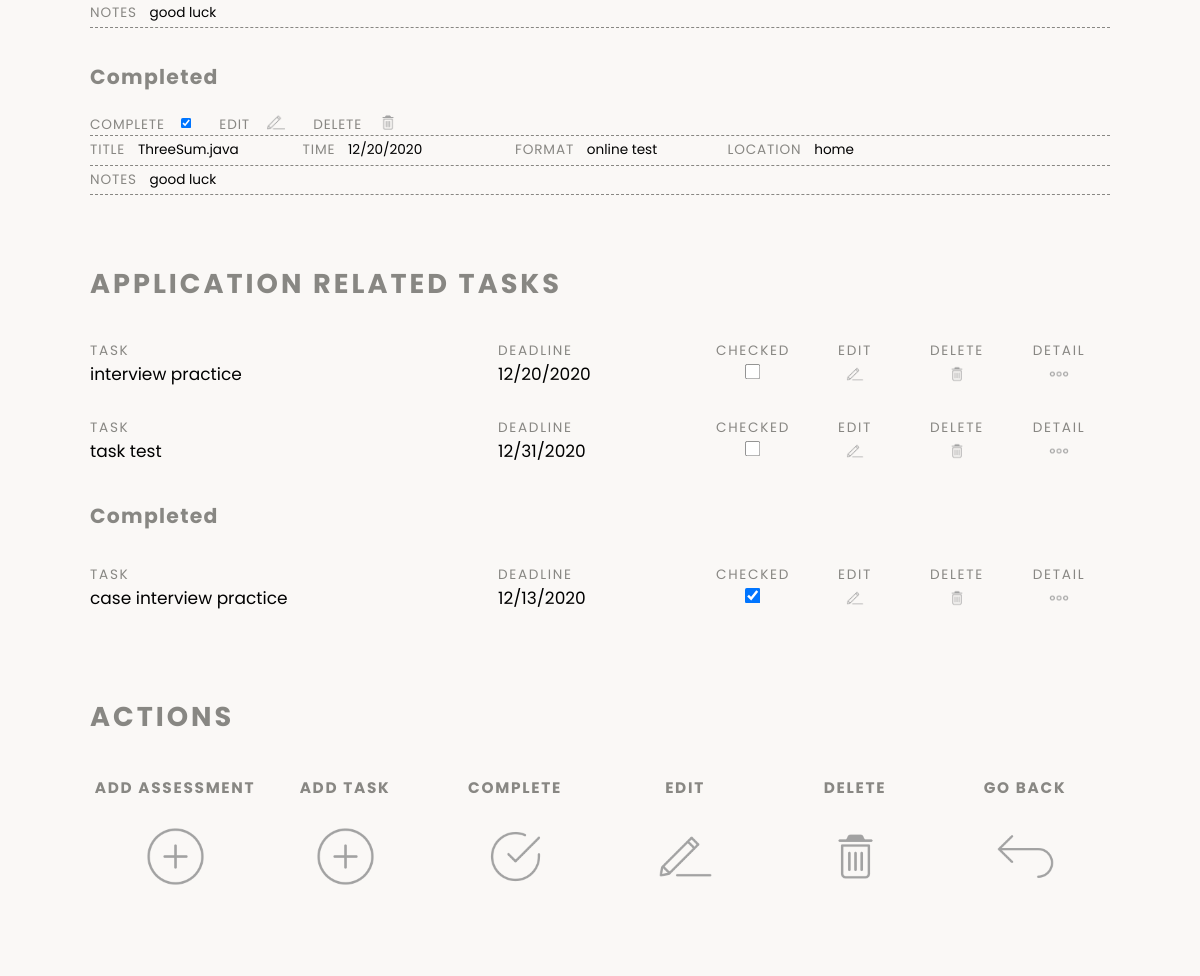
The page /job_single/1 (signed in, middle part) on the database as committed earlier.
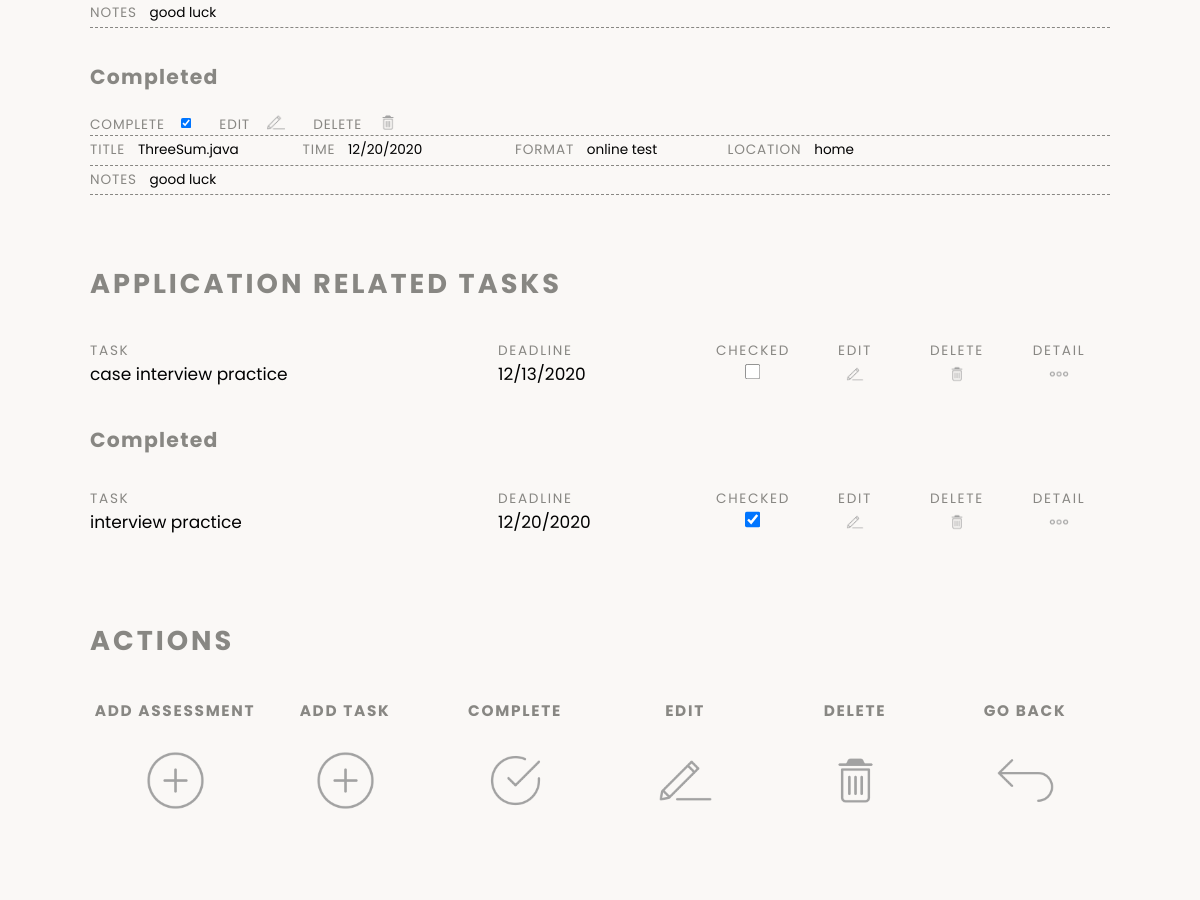
The same page on the database as committed later.
### models.py (models this page shows, shortened)
class Assessment(db.Model): #interview or online assessment
	id = db.Column(db.Integer, primary_key=True)
	title = db.Column(db.String(100), nullable=False) #name of this interview E.G. 1st-round interview
	time = db.Column(db.DateTime, nullable=False) #scheduled time of this interview
	place = db.Column(db.Text) #location where the interview takes place E.G. physical address/online zoom room link and passcode
	iFormat = db.Column(db.String(100)) #online assessment/interview/group interview...
	notes = db.Column(db.String(100)) #any notes about this assessment
	complete = db.Column(db.Boolean(False), nullable=False)
	job_id = db.Column(db.Integer, db.ForeignKey('job.id'))
	user_id = db.Column(db.Integer, db.ForeignKey('user.id'))

class Task(db.Model):
	id = db.Column(db.Integer, primary_key=True)
	item = db.Column(db.String(100), nullable=False) #title of this task
	notes = db.Column(db.Text)
	due = db.Column(db.DateTime)
	complete = db.Column(db.Boolean(False), nullable=False)
	job_id = db.Column(db.Integer, db.ForeignKey('job.id'))
	user_id = db.Column(db.Integer, db.ForeignKey('user.id'))

### main.py (the view, shortened to what this page needs)
@main.route('/job_single/<int:job_id>', methods=['GET','POST'])
@login_required
def job_single(job_id):
	job = Job.query.get_or_404(job_id)
	assessments = Assessment.query.filter_by(job_id=job_id)
	incomplete_assessment = []
	complete_assessment = []
	for stuff in assessments:
		if stuff.complete == False:
			incomplete_assessment.append(stuff)
		else:
			complete_assessment.append(stuff)
	all_tasks = Task.query.filter_by(job_id=job_id)
	incomplete_task = []
	completed_task = []
	for stuff in all_tasks:
		if stuff.complete == False:
			incomplete_task.append(stuff)
		else:
			completed_task.append(stuff)
	return render_template('job-single.html', job=job, complete_assessment=complete_assessment, incomplete_assessment=incomplete_assessment, completed_task=completed_task, incomplete_task=incomplete_task)

### app.py (called while the page is built)
@login_manager.user_loader
def load_user(user_id):
	return User.query.get(int(user_id))

### templates/job-single.html (shortened to what the changed rows need)
{% extends "baseLogged.html" %}
{% block content %}
	<div class="appDetailContainer">
		<div class="appDetailContent">
			<div class="appInnerContent">
			<div class="appDAssess">
				<div>
					<div class="assessItem">
					{% if incomplete_assessment %}
						{% for assessment in incomplete_assessment %}
						<div class="assessItem2nd">
							<p><span class="assessItemTitle">Notes</span>{{assessment.notes}}</p>
						</div>
						{% endfor %}
					{% endif %}
					</div>
				</div>
				<div>
					<div class="assessItem">
						{% for assessment in complete_assessment %}
						<div class="assessItemTool">
							<span class="assessItemTitle">Complete</span><input type="checkbox" name="complete" onclick="window.location.href='{{url_for('main.assess_incomplete', id = assessment.id )}}';" value="complete" checked>
							<span class="assessItemTitle and2">Edit</span><button class="appDedit" onclick="window.location.href='{{url_for('main.assessment_update', assessment_id = assessment.id)}}';"></button>
							<span class="assessItemTitle and2">Delete</span><button class="appDdel" onclick="window.location.href='{{url_for('main.assessment_delete', assessment_id = assessment.id)}}';"></button>
						</div>
						<div class="assessItem1st">
							<p><span class="assessItemTitle">Title</span>{{assessment.title}}</p>
							<p><span class="assessItemTitle">Time</span>{{assessment.time.strftime("%m/%d/%Y")}}</p>
							<p><span class="assessItemTitle">Format</span>{{assessment.iFormat}}</p>
							<p><span class="assessItemTitle">Location</span>{{assessment.place}}</p>
						</div>
						<div class="assessItem2nd">
							<p><span class="assessItemTitle">Notes</span>{{assessment.notes}}</p>
						</div>
						{% endfor %}
					</div>
				</div>
			</div>
			<h2>Application Related Tasks</h2>
			<div class="appDTask">
				<div>
					<ul class="taskList">
					{% if incomplete_task %}
						{% for task in incomplete_task %}
						<li class="taskItem">
							<div class="taskItemTitle taskIteminner">
								<p>Task</p>
								<p>Deadline</p>
								<p class="complete">Checked</p>
								<p class="complete">Edit</p>
								<p class="complete">Delete</p>
								<p class="complete">Detail</p>
							</div>
							<div class="taskItemRec taskIteminner">
								<p>{{task.item}}</p>
								<p>{{task.due.strftime("%m/%d/%Y")}}</p>
								<p class="complete"><input type="checkbox" name="complete" onclick="window.location.href='{{url_for('main.task_complete', id = task.id )}}';" value="complete"></p>
								<button class="edit" onclick="window.location.href='{{url_for('main.task_update_job', task_id = task.id)}}';"></button>
								<button class="delete" onclick="window.location.href='{{url_for('main.task_delete_job', task_id = task.id)}}';"></button>
								<button class="detail" onclick="window.location.href='{{url_for('main.task_single_job', task_id = task.id)}}';"></button>
							</div>
						</li>
						{% endfor %}
					{% endif %}
					</ul>
				</div>
				<div>
					<ul class="taskList">
					{% if completed_task %}
						{% for task in completed_task %}
						<li class="taskItem">
							<div class="taskItemTitle taskIteminner">
								<p>Task</p>
								<p>Deadline</p>
								<p class="complete">Checked</p>
								<p class="complete">Edit</p>
								<p class="complete">Delete</p>
								<p class="complete">Detail</p>
							</div>
							<div class="taskItemRec taskIteminner">
								<p>{{task.item}}</p>
								<p>{{task.due.strftime("%m/%d/%Y")}}</p>
								<p class="complete"><input type="checkbox" name="complete" onclick="window.location.href='{{url_for('main.task_incomplete', id = task.id)}}';" value="complete" checked></p>
								<button class="edit" onclick="window.location.href='{{url_for('main.task_update', task_id = task.id)}}';"></button>
								<button class="delete" onclick="window.location.href='{{url_for('main.task_delete', task_id = task.id)}}';"></button>
								<button class="detail" onclick="window.location.href='{{url_for('main.task_single', task_id = task.id)}}';"></button>
							</div>
						</li>
						{% endfor %}
					{% endif %}
					</ul>
				</div>
			</div>
			<h2>Actions</h2>
			</div>
		</div>
</div>
{% endblock %}

Rows that differ between the two databases and show on the page:
removed Task: item "task test", due "12/31/2020", shown under "APPLICATION RELATED TASKS"
changed Task "case interview practice": moves from the list under "Completed" to the list under "APPLICATION RELATED TASKS"
changed Task "interview practice": moves from the list under "APPLICATION RELATED TASKS" to the list under "Completed"
